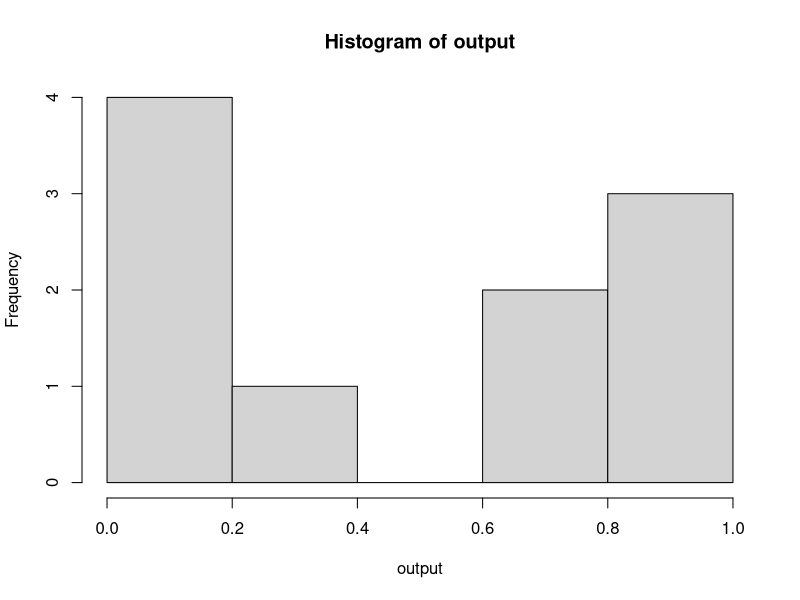
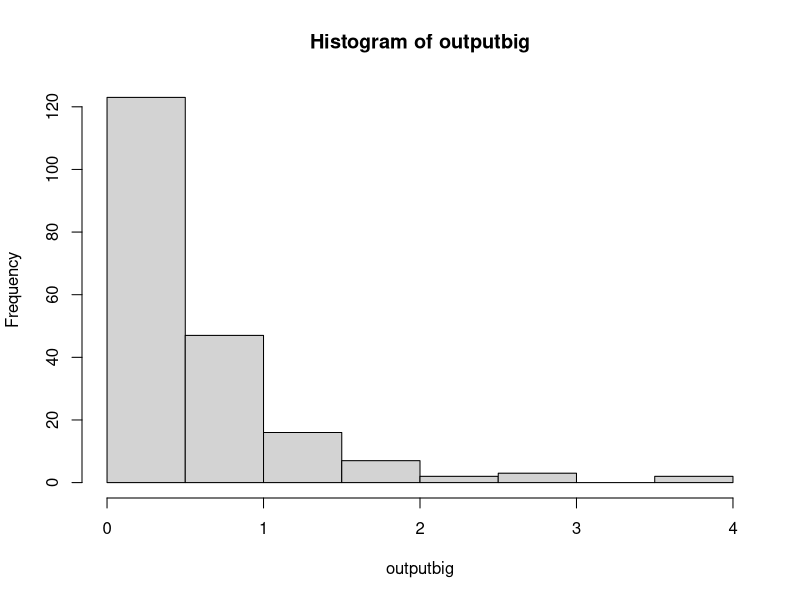
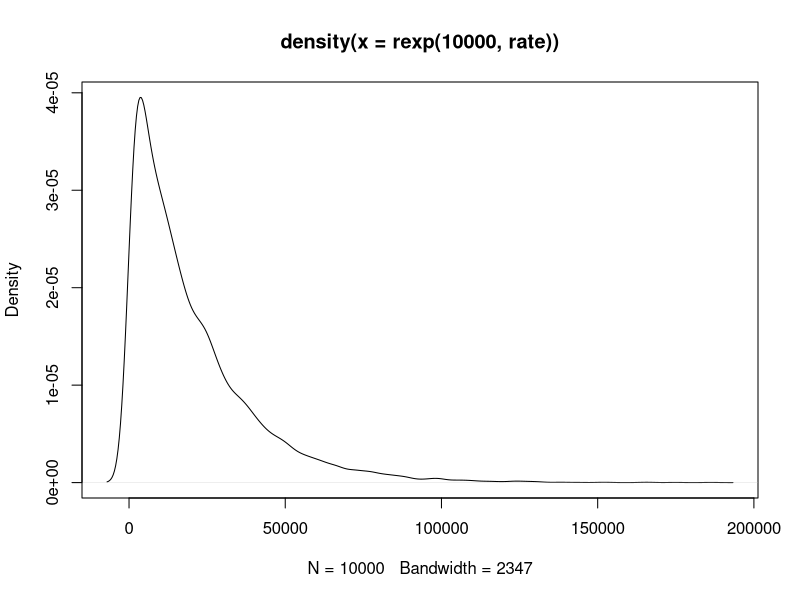
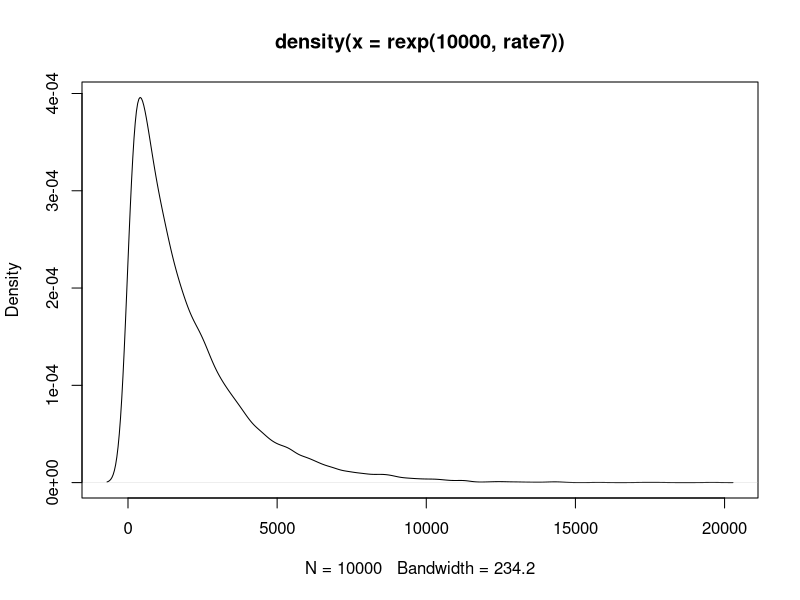

R code for these plots, in order:
#M200A COALESCENCE EXERCISES,Dr. Kirk Lohmueller, Fall 2015
#Hayley Stansell
#
#
getwd()
setwd("C:\\Users\\Hayley\\eeb201hayleystansell")
getwd()
#
#
?rexp
#
output<-rexp(10,2)
#[1] 0.21809588 1.70468865 1.24958590 0.03783002 0.65334166 0.31265010 0.25168173 0.32412173 0.05198139 0.64820064
output
hist(output)
#This shows that most outputs are clustering just below 0.5
outputbig<-rexp(200,2)
outputbig
mean(outputbig)
#[1] 0.4781231
hist(outputbig)
#
#
#############################################################################################Exercise FIVE###############
#
#From previous work, it seems that the rate of coalescence should be 1/2N , where 2N is number of chromosomes
#
#
#############################################################################################EXERCISE SIX###############
#
#
rate<-1/20000
mean(rexp(10000, rate))
#[1] 19712.04
##########################a) what is the average time to most recent common ancestor in your simulation?
#19712.04 generations
##########################b) what is the theoretical expectation?
#20,000 generations
##########################c) how do the values compare?
# They are very close to one another. 
##########################d) make a density plot of simulated coalescent times
??densityplot
?density
?plot
density(rexp(10000,rate))
plot(density(rexp(10000,rate)))
#Success!!
##########################e) what is the standard deviation of the coal. times?
output<-rexp(10000,rate)
density(output)
sd(output)
#[1] 20371.65
#
#
#############################################################################################EXERCISE SEVEN#############
##answer parts a-e from Q6 for this simulation
# set 2N = 2000
#
rate7<-1/2000
mean(rexp(10000, rate7))
#[1] 2009.536
##########################a) what is the average time to most recent common ancestor in your simulation?
#2009.536 generations
##########################b) what is the theoretical expectation?
#2000 generations
##########################c) how do the values compare?
# They are very close to one another, just as in Exercise Six
##########################d) make a density plot of simulated coalescent times
density(rexp(10000,rate7))
plot(density(rexp(10000,rate7)))
#Success!! ---it looks nearly identical in shape to the plot from exercise six. 
#             The largest are occupies 0-5000, 1/10 of what was seen with the simulation where 2N=20000 (0-50000). It scales up.
##########################e) what is the standard deviation of the coal. times?
output7<-rexp(10000,rate7)
density(output7)
sd(output7)
#[1] 1999.717
#
##########################f) how does TMRCA from simulations in Q6 (2N =20,000) and Q7 (2N = 2,000) compare?
#  They are both theoretically (and approximately, in simulation) equal to 2N generations.
#  With the population size in Q7 being a tenth of the size of Q6, the resulting TMRCA is similarly one tenth. 
##########################g) what can you conclude about how the population size affects the expected coalescent time?
#  The expected coalescent time appears to scale in direct proportion with population size. 
#  As population size increases or decreases one way or another, the TMRCA is expected to shift accordingly and to the same degree.
#
#
#
##############################################################################################EXERCISE EIGHT#################
#
#POISSON RANDOM VARIABLES
?rpois
#rpois is the random variable generation for the Poisson dist. (there's also dpois, ppois, qpois)
#inputs are n, lambda . n is number of values to return, and lambda is a vector of (non-neg) means
# n is number of "draws", lambda is a rate parameter for the distribution -- rate = expected value (and variance) of the dist.
#
#given rate of occurence (here, 2), over a number of intervals (here, 10) 
#     - how many occurances of an event will there be in a given interval?
rpois(10,2)
#[1] 2 2 3 3 2 3 4 3 3 1
#
#simulate to show that the expected value of a given Poisson distribution is equal to the rate paramter (lambda)
mean(rpois(10000,2))
#[1] 1.9922 ----this mean is approximately 2 (the rate)
#
#
